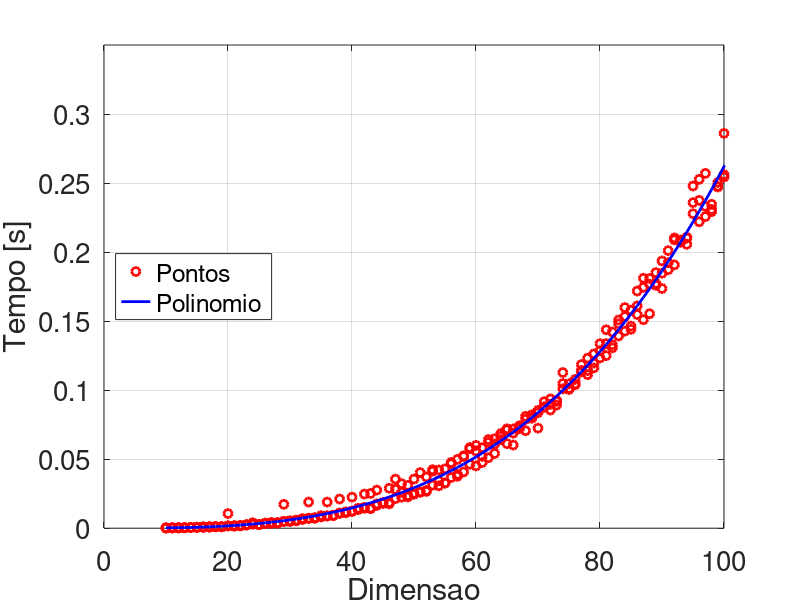

This figure's MATLAB source:
%====================================================================================
load("Guilherme Nunes Trofino - Atividade8Questao1.mat");
X = dim;
Y = tempo;


%====================================================================================
g0 = @(x) x.^0; %Coeficiente 0
g1 = @(x) x.^1; %Coeficiente 1
g2 = @(x) x.^2; %Coeficiente 2
g3 = @(x) x.^3; %Coeficiente 3
g4 = @(x) x.^4; %Coeficiente 4

M = [ g4(X') g3(X') g2(X') g1(X') g0(X') ]; %Matriz de Coeficients
A = (M'*M)\(M'*Y') %Coeficientes do Polinomio de Grau 4

size(A)

x = 10:1:1000; %Intervalo de Avaliacao da Funcao
y = @(x, A) A(1)*x.^4 + A(2)*x.^3 + A(3)*x.^2 + A(4)*x + A(5);

y(500,  A) %Tempo:  68.596 s
y(1000, A) %Tempo: 919.33  s


%====================================================================================
LW = 2; FS = 20; %Largura das Linhas | Tamanho da Fonte
plot(X, Y,       'linewidth', LW, 'or',  %Dimensao    | Tempo
     x, y(x, A), 'linewidth', LW, 'b' ); %Aproximacao | Tempo

xlabel("Dimensao", "fontsize",FS); %Legenda X
ylabel("Tempo [s]","fontsize",FS); %Legenda Y
axis([0 100 0 0.35]); grid; set(gca, "fontsize", FS); %Formato
legend("Pontos", "Polinomio", "location", "west") %Legenda Dados